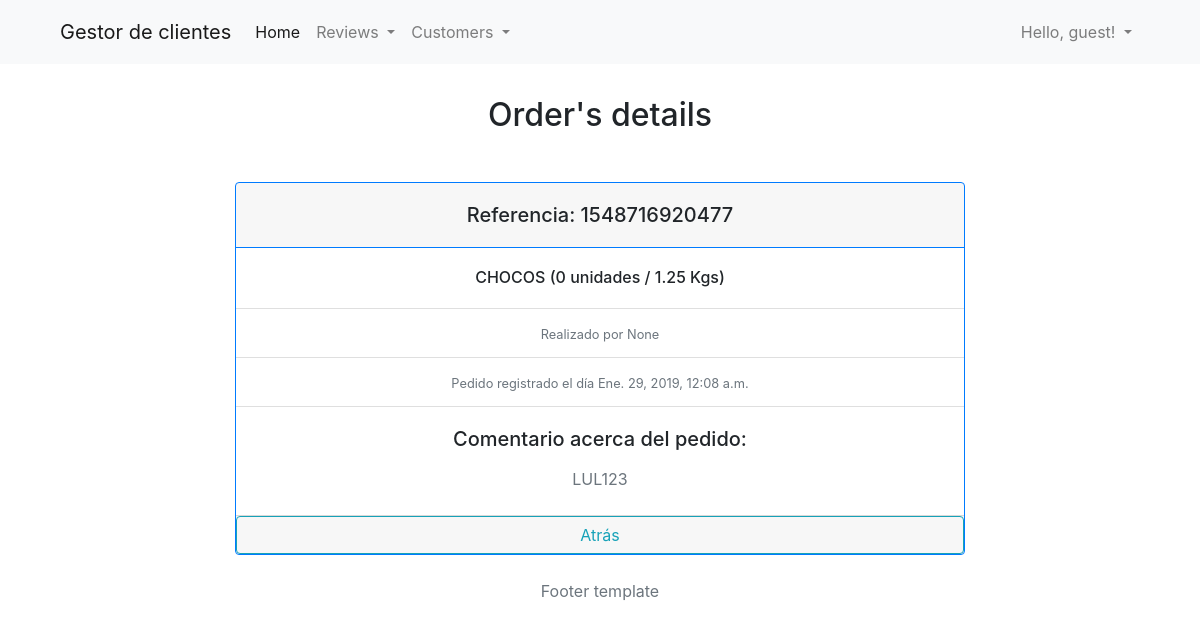
Page /restaurante/pedidos/pedido/1/ on the committed database.
### gestion_restaurante/models.py (models this page shows, shortened)
class Order(models.Model):
    order_ref = models.BigIntegerField(verbose_name= "ID Referencia", editable=False)
    product = models.ForeignKey(Product, verbose_name = "Productos", on_delete = models.CASCADE, related_name= "productOrder")
    customer = models.ForeignKey(Customer, verbose_name = "Cliente", on_delete = models.CASCADE, related_name= "customerOrder",
        null = True, blank = True)
    date = models.DateTimeField(auto_now_add=True, verbose_name= "Fecha")
    weigth = models.DecimalField(verbose_name="Peso", blank=True, null=True, validators=[MinValueValidator(0.01)], max_digits=7, decimal_places=2)
    stock = models.IntegerField(verbose_name= "Unidades", blank=True, null=True)
    comment = models.CharField(max_length = 150, verbose_name = "Comentario", null = True, blank = True)
    class Meta:
        verbose_name = "Pedido"
        verbose_name_plural = "Pedidos"
        ordering = ('date', 'product', 'customer', 'stock', 'weigth')

class Product(models.Model):
    name = models.CharField(max_length = 30, verbose_name = "Producto")
    description = models.TextField(max_length = 120, verbose_name = "Descripción")
    created = models.DateTimeField(auto_now_add= True, verbose_name= "Fabricado el")
    updated = models.DateTimeField(auto_now= True, verbose_name= "Modificado el")
    def __str__(self):
        return "{}".format(self.name)
    class Meta:
        verbose_name = "Producto"
        verbose_name_plural = "Productos"
        ordering = ('name', 'created', 'updated')

### gestion_restaurante/views.py (the view)
# urls.py: path('pedidos/pedido/<int:pk>/', OrderDetailsPage.as_view(), name = "orderDetails"),
class OrderDetailsPage(DetailView):
    model = Order
    template_name = "pedidos/details.html"
    context_object_name = "order"

### gestion_restaurante/templates/pedidos/details.html (shortened to what this page needs)
{% extends 'base/base.html' %}
{% load static %}
{% block css %}
<link rel="stylesheet" type="text/css" href="{% static 'clientes/css/details.css' %}">
{% endblock css %}
{% block content %}
<div class="container mt-3">
    <div class="row">
        <div class="col-md-8 offset-md-2">
            <div class="text-center">
                <h2 class="mt-3 mb-5">Order's details</h2>
                <div class="card border-primary">
                    <div class="card-header border-primary">
                        <h5 class="mt-2">Referencia:  {{ order.order_ref }}</h5>
                    </div>
                    <div class="card-body">
                        <h6 class="card-text">
                            {{ order.product }}
                            ({{order.stock|default:"0 "}} unidades /
                            {{ order.weigth|default:"0 "}} Kgs)
                        </h6>
                    </div>
                    <ul class="list-group list-group-flush">
                        <li class="list-group-item">
                            <small class="text-muted">Realizado por {{ order.customer }} </small>
                        </li>
                        <li class="list-group-item">
                            <small class="text-muted">Pedido registrado el día {{ order.date }} </small>
                        </li>
                    </ul>
                    <div class="card-body">
                        <h5 class="mb-3">Comentario acerca del pedido:</h5>
                        <p class="text-muted mb-1">{{ order.comment|safe|striptags }}</p>
                    </div>
                    <div class="card-footer p-0 link">
                        <a href="{% url 'ordersIndex' %}" class="btn btn-block btn-outline-info"> Atrás</a>
                    </div>
                </div>
            </div>
        </div>
    </div>
</div>
{% endblock content %}

### rows in the picture
Order: order_ref "1548716920477", product "CHOCOS", stock "0", weigth "1.25", customer "None", date "Ene. 29, 2019, 12:08 a.m.", comment "LUL123"
